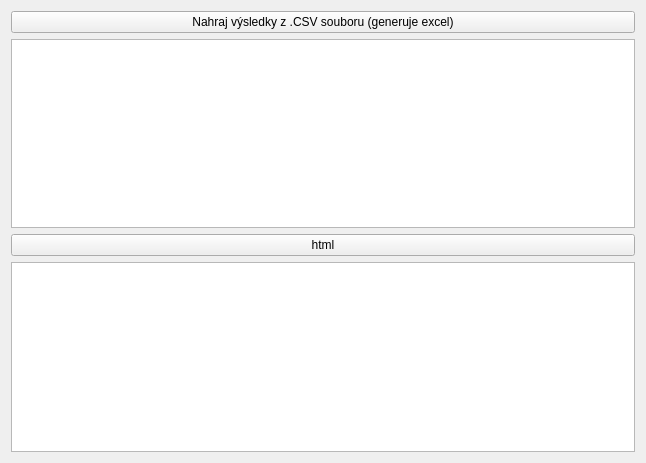
<?xml version="1.0" encoding="UTF-8"?>
<ui version="4.0">
 <class>ContinuousResultsWindow</class>
 <widget class="QWidget" name="ContinuousResultsWindow">
  <property name="geometry">
   <rect>
    <x>0</x>
    <y>0</y>
    <width>646</width>
    <height>463</height>
   </rect>
  </property>
  <property name="windowTitle">
   <string>Form</string>
  </property>
  <layout class="QVBoxLayout" name="verticalLayout">
   <item>
    <widget class="QPushButton" name="loadFromCSV">
     <property name="text">
      <string>Nahraj výsledky z .CSV souboru (generuje excel)</string>
     </property>
    </widget>
   </item>
   <item>
    <widget class="QTableView" name="resultsTableV"/>
   </item>
   <item>
    <widget class="QPushButton" name="generateHtmlBtn">
     <property name="text">
      <string>html</string>
     </property>
    </widget>
   </item>
   <item>
    <widget class="QPlainTextEdit" name="htmlPText"/>
   </item>
  </layout>
 </widget>
 <resources/>
 <connections/>
</ui>
